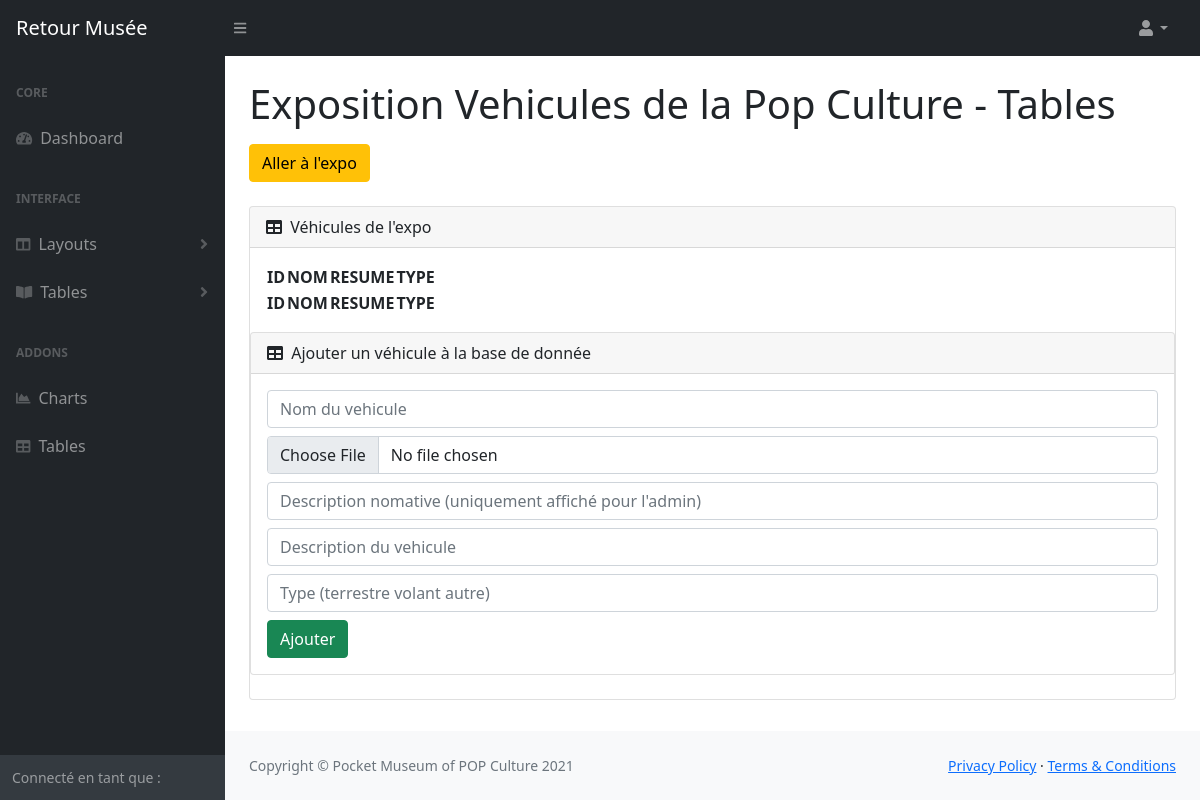
The app's page /admin/Expo_vehicules.php, older data.
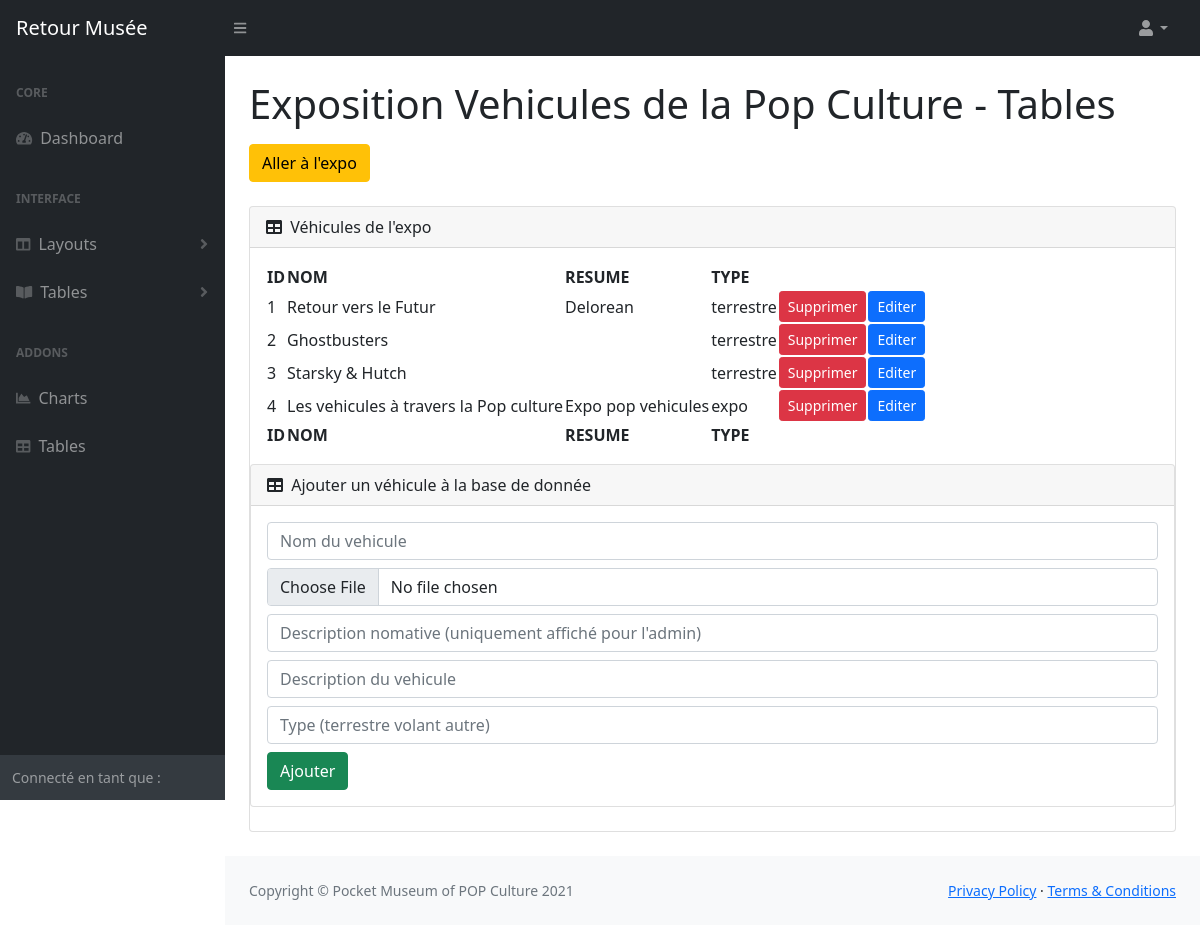
The same page, newer data.
### tables this page shows
CREATE TABLE `popvehicules` (
  `ID` int(11) NOT NULL,
  `NAME` varchar(100) NOT NULL,
  `DESCRIPTION` varchar(100) NOT NULL,
  `IMAGE` longblob NOT NULL,
  `CONTENT` longtext NOT NULL,
  `TYPE` varchar(255) NOT NULL,
  `EVALUATION` int(1) DEFAULT NULL
);

### DAO/VehiculeDAO.php (called while the page is built, shortened)
<?php
require_once(__DIR__ . "/../MODEL/Vehicule.php");
class VehiculeDAO extends Connection
{
    function displayAllVehicule()
    {
        try {
            $db = $this->connectionDB();
            $stmt = $db->prepare("SELECT * FROM popvehicules");
            $stmt->execute();
            $result = $stmt->get_result();
            $data = $result->fetch_all(MYSQLI_ASSOC);
        } catch (mysqli_sql_exception $error) {
            $message = "La requête que vous tentez d'obtenir n'a pas pu aboutir. \"" . $error->getCode() . " La tentative d'inscription a échoué\"";
            throw new VehiculeDAOException($message);
        }
        $vehicules = [];
        foreach ($data as $value) {
            $vehicules[] = (new Vehicule())
                ->setID($value["ID"])
                ->setNAME($value["NAME"])
                ->setDESCRIPTION($value["DESCRIPTION"])
                ->setIMAGE($value["IMAGE"])
                ->setCONTENT($value["CONTENT"])
                ->setTYPE($value["TYPE"]);
        }
        return $vehicules;
    }
}

### SERVICE/VehiculeService.php (called while the page is built, shortened)
<?php
include_once(__DIR__ . "/../DAO/VehiculeDAO.php");
class VehiculeService
{
    public function displayAllVehicule()
    {
        $vehiculeDAO = new VehiculeDAO();
        try {
            $vehiculeService = $vehiculeDAO->displayAllVehicule();
        } catch (VehiculeDAOException $error) {
            throw new VehiculeServiceException($error->getMessage());
        }
        return $vehiculeService;
    }
}

### MODEL/Vehicule.php (called while the page is built, shortened)
<?php
class Vehicule
{
    private int $ID;
    private string $NAME;
    private string $DESCRIPTION;
    private string $TYPE;
    public function getID()
    {
        return $this->ID;
    }
    public function setID($ID)
    {
        $this->ID = $ID;
        return $this;
    }
    public function getNAME()
    {
        return $this->NAME;
    }
    public function setNAME($NAME)
    {
        $this->NAME = $NAME;
        return $this;
    }
    public function getDESCRIPTION()
    {
        return $this->DESCRIPTION;
    }
    public function setDESCRIPTION($DESCRIPTION)
    {
        $this->DESCRIPTION = $DESCRIPTION;
        return $this;
    }
    public function setIMAGE($IMAGE)
    {
        return $this;
    }
    public function setCONTENT($CONTENT)
    {
        return $this;
    }
    public function getTYPE()
    {
        return $this->TYPE;
    }
    public function setTYPE($TYPE)
    {
        $this->TYPE = $TYPE;
        return $this;
    }
}

### admin/Expo_vehicules.php (the view, shortened to what this page needs)
<?php require_once "views/view_header_admin.php" ?>
<?php require_once "views/view_footer_admin.php" ?>
<?php require_once('../Service/VehiculeService.php'); ?>
<?php callHeaderAdmin("Expo Vehicules") ?>
<?php callNavAdmin() ?>
<div id="layoutSidenav">
    <?php callSidenavAdmin() ?>
    <div id="layoutSidenav_content">
        <main>
            <div class="container-fluid px-4">
                <h1 class="mt-4">Exposition Vehicules de la Pop Culture - Tables</h1>
                <ol class="breadcrumb mb-4">
                    <li class="breadcrumb-item active"><a href="../vehiculespop.php" target="blank"><button class="btn btn-warning mt-2" name="expo">Aller à l'expo</button></a></li>
                </ol>
                <div class="card mb-4">
                    <div class="card-header">
                        <i class="fas fa-table me-1"></i>
                        Véhicules de l'expo
                    </div>
                    <div class="card-body">
                        <table id="datatablesSimple">
                            <thead>
                                <tr>
                                    <th>ID</th>
                                    <th>NOM</th>
                                    <th>RESUME</th>
                                    <th>TYPE</th>
                                </tr>
                            </thead>
                            <tfoot>
                                <tr>
                                    <th>ID</th>
                                    <th>NOM</th>
                                    <th>RESUME</th>
                                    <th>TYPE</th>
                                </tr>
                            </tfoot>
                            <tbody>
                                <?php
                                $vehicules = (new VehiculeService())->displayAllVehicule();
                                foreach ($vehicules as $value) {
                                    $id = $value->getID();
                                    $title = $value->getNAME();
                                    $content = $value->getDESCRIPTION();
                                    $type = $value->getTYPE();
                                ?>
                                    <tr>
                                        <td><?= $id ?></td>
                                        <td><?= $title ?></td>
                                        <td><?= $content ?></td>
                                        <td><?= $type ?></td>
                                        <td><a class='btn btn-danger btn-sm' href='controller/delete_vehicule.php?id=<?= $id ?>'>Supprimer</a></td>
                                        <td><a class='btn btn-primary btn-sm' href='controller/delete_vehicule.php?id=<?= $id ?>'>Editer</a></td>
                                    </tr>
                                <?php }
                                ?>
                            </tbody>
                        </table>
                    </div>
                    <div class="card mb-4">
                        <div class="card-header">
                            <i class="fas fa-table me-1"></i>
                            Ajouter un véhicule à la base de donnée
                        </div>
                        <div class="card-body">
                            <form action="" method="POST" enctype="multipart/form-data">
                                <div class="form-group mb-2">
                                    <input type="text" class="form-control" name="expo_title" placeholder="Nom du vehicule">
                                </div>
                                <div class="form-group mb-2">
                                    <input type="file" class="form-control" name="expo_image" accept="image/png, image/jpeg" placeholder="image">
                                </div>
                                <div class="form-group mb-2">
                                    <input type="text" class="form-control" name="expo_desc" placeholder="Description nomative (uniquement affiché pour l'admin)">
                                </div>
                                <div class="form-group mb-2">
                                    <input type="text" class="form-control" name="expo_description" placeholder="Description du vehicule">
                                </div>
                                <div class="form-group mb-2">
                                    <input type="text" class="form-control" name="expo_type" placeholder="Type (terrestre volant autre)">
                                </div>
                                <button class="btn btn-success" type="submit" name="submit">Ajouter</button>
                            </form>
                        </div>
                    </div>
                </div>
        </main>
        <?php callFooterAdmin() ?>

### admin/views/view_header_admin.php (shortened to what this page needs)
<?php
function callHeaderAdmin(string $title)
{
?>
    <!DOCTYPE html>
    <html lang="en">
    <head>
        <link rel="stylesheet" href="https://use.fontawesome.com/releases/v5.8.2/css/all.css">
        <link href="https://cdn.jsdelivr.net/npm/simple-datatables@latest/dist/style.css" rel="stylesheet" />
        <link href="css/styles.css" rel="stylesheet" />
    </head>
    <body class="sb-nav-fixed">
    <?php
}
function callNavAdmin()
{
    ?>
        <nav class="sb-topnav navbar navbar-expand navbar-dark bg-dark">
            <a class="navbar-brand ps-3" href="../accueil.php">Retour Musée</a>
            <button class="btn btn-link btn-sm order-1 order-lg-0 me-4 me-lg-0" id="sidebarToggle" href="#!"><i class="fas fa-bars"></i></button>
            <ul class="navbar-nav ms-auto ms-md-0 me-3 me-lg-4">
                <li class="nav-item dropdown">
                    <a class="nav-link dropdown-toggle" id="navbarDropdown" href="#" role="button" data-bs-toggle="dropdown" aria-expanded="false"><i class="fas fa-user fa-fw"></i></a>
                </li>
            </ul>
        </nav>
    <?php  }
function callSidenavAdmin()
{
    ?>
        <div id="layoutSidenav_nav">
            <nav class="sb-sidenav accordion sb-sidenav-dark" id="sidenavAccordion">
                <div class="sb-sidenav-menu">
                    <div class="nav">
                        <div class="sb-sidenav-menu-heading">Core</div>
                        <a class="nav-link" href="index.php">
                            <div class="sb-nav-link-icon"><i class="fas fa-tachometer-alt"></i></div>
                            Dashboard
                        </a>
                        <div class="sb-sidenav-menu-heading">Interface</div>
                        <a class="nav-link collapsed" href="#" data-bs-toggle="collapse" data-bs-target="#collapseLayouts" aria-expanded="false" aria-controls="collapseLayouts">
                            <div class="sb-nav-link-icon"><i class="fas fa-columns"></i></div>
                            Layouts
                            <div class="sb-sidenav-collapse-arrow"><i class="fas fa-angle-down"></i></div>
                        </a>
                        <a class="nav-link collapsed" href="#" data-bs-toggle="collapse" data-bs-target="#collapsePages" aria-expanded="false" aria-controls="collapsePages">
                            <div class="sb-nav-link-icon"><i class="fas fa-book-open"></i></div>
                            Tables
                            <div class="sb-sidenav-collapse-arrow"><i class="fas fa-angle-down"></i></div>
                        </a>
                        <div class="sb-sidenav-menu-heading">Addons</div>
                        <a class="nav-link" href="charts.html">
                            <div class="sb-nav-link-icon"><i class="fas fa-chart-area"></i></div>
                            Charts
                        </a>
                        <a class="nav-link" href="tables.html">
                            <div class="sb-nav-link-icon"><i class="fas fa-table"></i></div>
                            Tables
                        </a>
                    </div>
                </div>
                <div class="sb-sidenav-footer">
                    <div class="small">Connecté en tant que :</div>
                </div>
            </nav>
        </div>
    <?php  } ?>

### admin/views/view_footer_admin.php (shortened to what this page needs)
<?php
function callFooterAdmin()
{
?>
    <footer class="py-4 bg-light mt-auto">
        <div class="container-fluid px-4">
            <div class="d-flex align-items-center justify-content-between small">
                <div class="text-muted">Copyright &copy; Pocket Museum of POP Culture 2021</div>
                <div>
                    <a href="#">Privacy Policy</a>
                    &middot;
                    <a href="#">Terms &amp; Conditions</a>
                </div>
            </div>
        </div>
    </footer>
    </div>
    </div>
    </body>
    </html>
<?php } ?>

Row changes from the older to the newer data that the page shows:
added popvehicules: ID "1", NAME "Retour vers le Futur", DESCRIPTION "Delorean", TYPE "terrestre"
added popvehicules: ID "2", NAME "Ghostbusters", TYPE "terrestre"
added popvehicules: ID "3", NAME "Starsky & Hutch", TYPE "terrestre"
added popvehicules: ID "4", NAME "Les vehicules à travers la Pop culture", DESCRIPTION "Expo pop vehicules", TYPE "expo"
